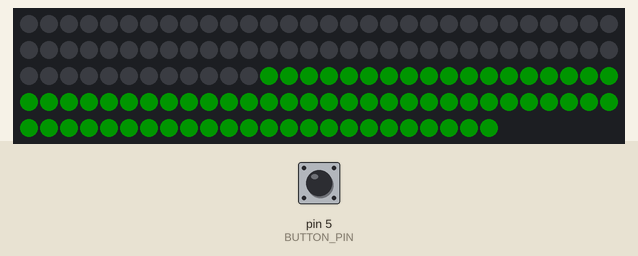
Recording of a sketch running on a simulated Arduino Uno, built with avr-gcc and run on an emulated ATmega328P. Parts: 144 RGB LEDs in strip order, left to right, continuing on the next row. The test bench sets the inputs (shaded band); at power-on: pin 5 (BUTTON_PIN) LOW. Dim RGB values are drawn brighter than linear.

Above: at 1.2 s.
1.3 s: pin 5 (BUTTON_PIN) pulled HIGH for 0.15 s
2.0 s: pin 5 (BUTTON_PIN) pulled HIGH for 1 s
At 2.06 s:
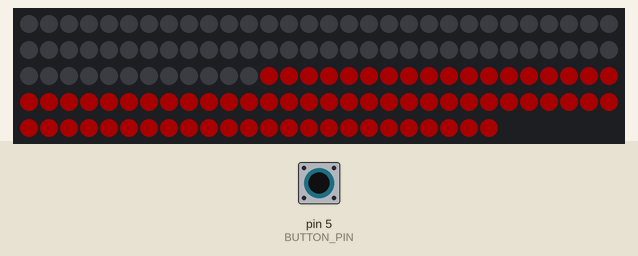
4.5 s: pin 5 (BUTTON_PIN) pulled HIGH for 0.15 s
5.2 s: pin 5 (BUTTON_PIN) pulled HIGH for 3.2 s
11.4 s: pin 5 (BUTTON_PIN) pulled HIGH for 0.15 s
12.1 s: pin 5 (BUTTON_PIN) pulled HIGH for 1 s
At 13.7 s:
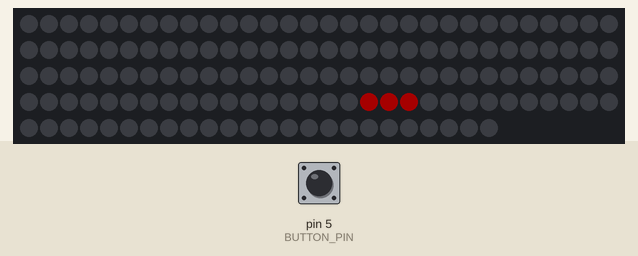
Timing chart, 0 to 15.2 s (numbered marks = the images above; inputs shaded):
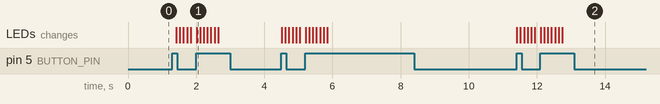

The sketch:

final_code.ino
```cpp
#include <FastLED.h>

#define NUM_LEDS 72
#define TOTAL_LEDS 144
#define LED_PIN 4
#define FIRST_LED 72
#define BUTTON_PIN 5
#define BRIGHTNESS 40 // 0-255
#define NUM_FLASHES 3
#define STARTING_CENTER 108
#define LV1_TOL 5
#define LV2_TOL 3
#define LV3_TOL 1
#define LV4_TOL 0
#define LV5_TOL 20
#define CENTER_MOVE_DELAY 4
#define WRONG_THRESHOLD 5

CRGB leds[TOTAL_LEDS];
int LAST_LED = FIRST_LED + NUM_LEDS;
bool inRange = false;
bool pressed = false;
bool playing = true;
bool centerAscending = true;
int level = 1;
int LOWER_BOUND, HIGHER_BOUND, low_bound_center, high_bound_center;
int center = STARTING_CENTER;
int counter = 0;
int wrong_counter = 0;

void setup() {
  pinMode(BUTTON_PIN, INPUT);
  Serial.begin(9600);
  updateBounds(level);
  FastLED.addLeds<WS2812B, LED_PIN, GRB>(leds, TOTAL_LEDS);
  FastLED.setBrightness(BRIGHTNESS);
  setTarget();
}

void loop() {
  while (playing) {
    updateBounds(level);
    for (int i = FIRST_LED; i < LAST_LED; i++) {

    if (level == 5) {
      counter++;
      if (counter == CENTER_MOVE_DELAY) {
        counter = 0;
        moveCenter();
        updateBounds(level);
        setTarget();
      }
    }

    if (wrong_counter >= WRONG_THRESHOLD) {
      resetGame();
      updateBounds(level);
      setTarget();
    }
    inRange = (i >= LOWER_BOUND && i <= HIGHER_BOUND);
    pressed = (digitalRead(BUTTON_PIN) == HIGH);

    if (pressed) {
      if (inRange) {
        flashGreen(NUM_FLASHES);
        level = updateLevel(level);
        updateBounds(level);
        wrong_counter = 0;
      } else {
        flashRed(NUM_FLASHES);
        wrong_counter++;
      }
      setTarget();
      while (digitalRead(BUTTON_PIN) == HIGH) {
        delay(10);
      }
    } else {
      if (!inRange) {
      move(i);
      } else {
      moveRed(i);
      }
    }
  }
    for (int i = LAST_LED - 1; i >= FIRST_LED; i--) {

    if (level == 5) {
      counter++;
      if (counter == CENTER_MOVE_DELAY) {
        counter = 0;
        moveCenter();
        updateBounds(level);
        setTarget();
      }
    }

    if (wrong_counter >= WRONG_THRESHOLD) {
      resetGame();
      updateBounds(level);
      setTarget();
    }

    inRange = (i >= LOWER_BOUND && i <= HIGHER_BOUND);
    pressed = (digitalRead(BUTTON_PIN) == HIGH);

    if (pressed) {
      if (inRange) {
        flashGreen(NUM_FLASHES);
        level = updateLevel(level);
        updateBounds(level);
        wrong_counter = 0;
      } else {
        flashRed(NUM_FLASHES);
        wrong_counter++;
      }
      setTarget();

      while (digitalRead(BUTTON_PIN) == HIGH) {
        delay(10);
      }
    } else {
      if (!inRange) {
      move(i);
      } else {
      moveRed(i);
      }
    }

    }

  }
}

void resetGame () {
  level = 1;
  wrong_counter = 0;
}

void flashGreen(int t) {
  for (int i = 0; i < t; i++) {
    fill_solid(leds + FIRST_LED, NUM_LEDS, CRGB::Green);
    FastLED.show();
    delay(100);
    fill_solid(leds + FIRST_LED, NUM_LEDS, CRGB::Black);
    FastLED.show();
    delay(100);
  }
}

void flashRed(int t) {
  for (int i = 0; i < t; i ++) {
    fill_solid(leds + FIRST_LED, NUM_LEDS, CRGB::Red);
    FastLED.show();
    delay(100);
    fill_solid(leds + FIRST_LED, NUM_LEDS, CRGB::Black);
    FastLED.show();
    delay(100);
  }
}

void setTarget() {

  fill_solid(leds + FIRST_LED, NUM_LEDS, CRGB::Black);

  for (int i = LOWER_BOUND; i <= HIGHER_BOUND; i++) {
    leds[i] = CRGB::Red;
  }
  FastLED.show();
}

void move(int i) {
  leds[i] = CRGB::White;
  FastLED.show();
  leds[i] = CRGB::Black;
  FastLED.show();
}

void moveRed(int i) {
  leds[i] = CRGB::White;
  FastLED.show();
  leds[i] = CRGB::Red;
  FastLED.show();
}

void updateBounds(int level) {
  if (level >= 1 && level <= 4) {
    center = STARTING_CENTER;
  }
  if (level == 1) {
    LOWER_BOUND = center - LV1_TOL;
    HIGHER_BOUND = center + LV1_TOL;
  }
  else if (level == 2) {
    LOWER_BOUND = center - LV2_TOL;
    HIGHER_BOUND = center + LV2_TOL;
  }
  else if (level == 3) {
    LOWER_BOUND = center - LV3_TOL;
    HIGHER_BOUND = center + LV3_TOL;
  }
  else if (level == 4) {
    LOWER_BOUND = center - LV4_TOL;
    HIGHER_BOUND = center + LV4_TOL;
  }
  else if (level == 5) {
    LOWER_BOUND = center;
    HIGHER_BOUND = center;
  }
}

void moveCenter() {
  low_bound_center = STARTING_CENTER - LV5_TOL;
  high_bound_center = STARTING_CENTER + LV5_TOL;

  if (center == high_bound_center) {
    centerAscending = false;
  } else if (center == low_bound_center) {
    centerAscending = true;
  }
  if (centerAscending) {
    center++;
  } else {
    center--;
  }

}

int updateLevel(int level) {
  if (level != 5) {
    return level + 1;
  }
  else {
    return 1;
  }
}
```

Measured:
- after the input at 2.0 s, the LEDs: change at once (image 1)
- after the input at 12.1 s, the LEDs: first change at once (image 2 shows a later state)
